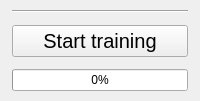
               <widget class="QFrame" name="frame_14">
                <property name="sizePolicy">
                 <sizepolicy hsizetype="Preferred" vsizetype="Fixed">
                  <horstretch>0</horstretch>
                  <verstretch>0</verstretch>
                 </sizepolicy>
                </property>
                <property name="frameShape">
                 <enum>QFrame::NoFrame</enum>
                </property>
                <property name="frameShadow">
                 <enum>QFrame::Raised</enum>
                </property>
                <layout class="QVBoxLayout" name="verticalLayout_13">
                 <property name="spacing">
                  <number>12</number>
                 </property>
                 <property name="leftMargin">
                  <number>12</number>
                 </property>
                 <property name="topMargin">
                  <number>10</number>
                 </property>
                 <property name="rightMargin">
                  <number>12</number>
                 </property>
                 <property name="bottomMargin">
                  <number>10</number>
                 </property>
                 <item>
                  <widget class="Line" name="line_4">
                   <property name="orientation">
                    <enum>Qt::Horizontal</enum>
                   </property>
                  </widget>
                 </item>
                 <item alignment="Qt::AlignTop">
                  <widget class="QPushButton" name="btn_start_train">
                   <property name="sizePolicy">
                    <sizepolicy hsizetype="Preferred" vsizetype="Preferred">
                     <horstretch>0</horstretch>
                     <verstretch>0</verstretch>
                    </sizepolicy>
                   </property>
                   <property name="font">
                    <font>
                     <pointsize>15</pointsize>
                     <kerning>true</kerning>
                    </font>
                   </property>
                   <property name="text">
                    <string>Start training</string>
                   </property>
                  </widget>
                 </item>
                 <item alignment="Qt::AlignBottom">
                  <widget class="QProgressBar" name="progress">
                   <property name="value">
                    <number>0</number>
                   </property>
                  </widget>
                 </item>
                </layout>
               </widget>
